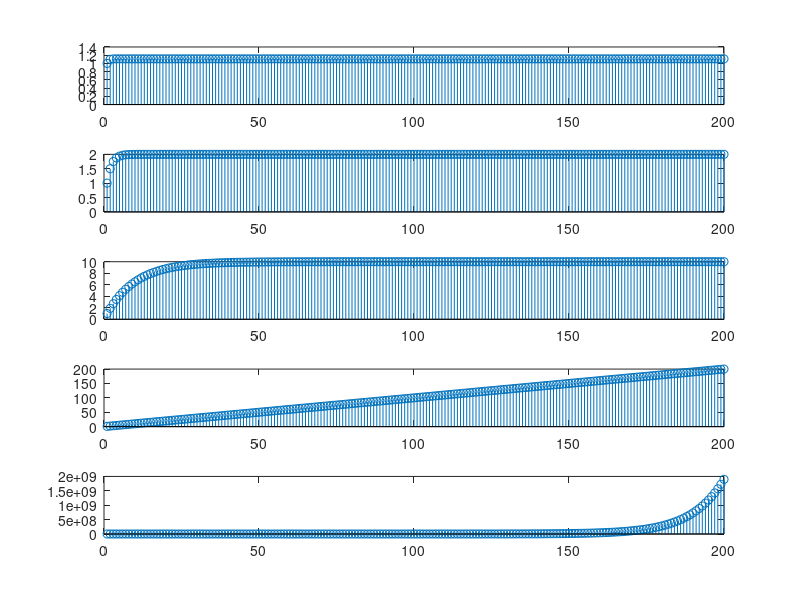

The MATLAB script that drew this image:
input = ones(200, 1);
b=1;

figure(1);
a= [1 -0.1];
output = filter(b,a,input);
subplot(5,1,1);
stem(output);

a= [1 -0.5];
output = filter(b,a,input);
subplot(5,1,2);
stem(output);

a= [1 -0.9];
output = filter(b,a,input);
subplot(5,1,3);
stem(output);

a= [1 -1];
output = filter(b,a,input);
subplot(5,1,4);
stem(output);

a= [1 -1.1];
output = filter(b,a,input);
subplot(5,1,5);
stem(output);